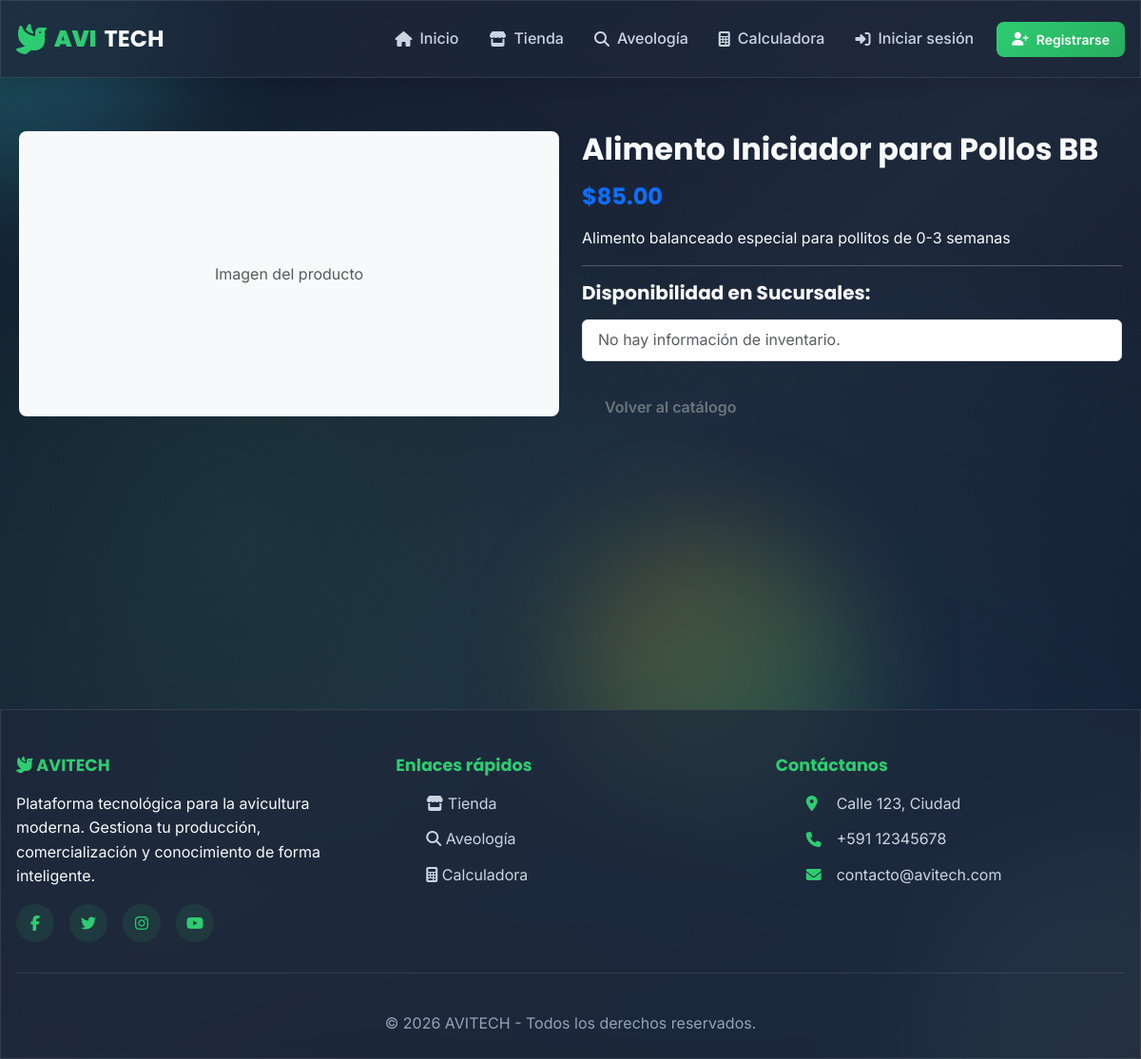
The app's page /marketplace/product/1 with its own data.
### app/models/modelos_db.py (models this page shows)
class Productos(Base):
    __tablename__ = 'productos'
    __table_args__ = (
        ForeignKeyConstraint(['id_categoria_producto'], ['categorias_producto.id_categoria_producto'], name='productos_ibfk_1'),
        Index('codigo_producto', 'codigo_producto', unique=True),
        Index('ft_productos', 'nombre_producto', 'descripcion_corta'),
        Index('idx_activo', 'activo'),
        Index('idx_categoria', 'id_categoria_producto'),
        Index('idx_destacado', 'destacado'),
        Index('idx_slug', 'slug'),
        Index('slug', 'slug', unique=True)
    )
    id_producto: Mapped[int] = mapped_column(Integer, primary_key=True)
    id_categoria_producto: Mapped[int] = mapped_column(Integer, nullable=False)
    nombre_producto: Mapped[str] = mapped_column(String(255), nullable=False)
    slug: Mapped[str] = mapped_column(String(255), nullable=False)
    precio_unitario: Mapped[decimal.Decimal] = mapped_column(DECIMAL(10, 2), nullable=False)
    fecha_creacion: Mapped[datetime.datetime] = mapped_column(TIMESTAMP, nullable=False, server_default=text('CURRENT_TIMESTAMP'))
    fecha_actualizacion: Mapped[datetime.datetime] = mapped_column(TIMESTAMP, nullable=False, server_default=text('CURRENT_TIMESTAMP'))
    codigo_producto: Mapped[Optional[str]] = mapped_column(String(50))
    descripcion_corta: Mapped[Optional[str]] = mapped_column(Text)
    descripcion_larga: Mapped[Optional[str]] = mapped_column(Text)
    precio_oferta: Mapped[Optional[decimal.Decimal]] = mapped_column(DECIMAL(10, 2))
    unidad_medida: Mapped[Optional[ProductosUnidadMedida]] = mapped_column(Enum(ProductosUnidadMedida, values_callable=lambda cls: [member.value for member in cls]), server_default=text("'unidad'"))
    peso_gramos: Mapped[Optional[decimal.Decimal]] = mapped_column(DECIMAL(8, 2))
    stock_total: Mapped[Optional[int]] = mapped_column(Integer, server_default=text('0'), comment='Stock total en granja central')
    stock_minimo: Mapped[Optional[int]] = mapped_column(Integer, server_default=text('5'))
    requiere_refrigeracion: Mapped[Optional[int]] = mapped_column(Integer, server_default=text('0'))
    dias_frescura: Mapped[Optional[int]] = mapped_column(Integer, comment='Días de vida útil del producto')
    destacado: Mapped[Optional[int]] = mapped_column(Integer, server_default=text('0'))
    activo: Mapped[Optional[int]] = mapped_column(Integer, server_default=text('1'))
    categorias_producto: Mapped['CategoriasProducto'] = relationship('CategoriasProducto', back_populates='productos')
    atributos_producto: Mapped[list['AtributosProducto']] = relationship('AtributosProducto', back_populates='productos')
    carrito: Mapped[list['Carrito']] = relationship('Carrito', back_populates='productos')
    imagenes_producto: Mapped[list['ImagenesProducto']] = relationship('ImagenesProducto', back_populates='productos')
    inventario_sucursal: Mapped[list['InventarioSucursal']] = relationship('InventarioSucursal', back_populates='productos')
    calificaciones: Mapped[list['Calificaciones']] = relationship('Calificaciones', back_populates='productos')
    detalle_pedido: Mapped[list['DetallePedido']] = relationship('DetallePedido', back_populates='productos')

### app/routes/marketplace.py (the view, shortened to what this page needs)
@marketplace_bp.route('/product/<int:product_id>')
def product_detail(product_id):
    product = Productos.query.get_or_404(product_id)
    branches = Sucursales.query.filter_by(activo=1).all()
    stock_info = []
    return render_template('product_detail.html', product=product, stock_info=stock_info)

### app/templates/marketplace/product_detail.html (shortened to what this page needs)
{% extends "base.html" %}
{% block content %}
<div class="row mt-4">
    <div class="col-md-6">
        <div class="bg-light d-flex align-items-center justify-content-center" style="height: 300px; border-radius: 8px;">
            <span class="text-muted">Imagen del producto</span>
        </div>
    </div>
    <div class="col-md-6">
        <h2>{{ product.nombre_producto }}</h2>
        <h4 class="text-primary font-weight-bold">${{ product.precio_unitario }}</h4>
        <p class="mt-3">{{ product.descripcion_larga or product.descripcion_corta }}</p>
        <hr>
        <h5>Disponibilidad en Sucursales:</h5>
        <ul class="list-group mb-4">
            {% for stock in stock_info %}
                <li class="list-group-item d-flex justify-content-between align-items-center">
                    {{ stock.branch_name }}
                    {% if stock.quantity > 0 %}
                        <span class="badge bg-success rounded-pill">{{ stock.quantity }} en stock</span>
                    {% else %}
                        <span class="badge bg-danger rounded-pill">Agotado</span>
                    {% endif %}
                </li>
            {% else %}
                <li class="list-group-item text-muted">No hay información de inventario.</li>
            {% endfor %}
        </ul>
        <a href="{{ url_for('marketplace.products') }}" class="btn btn-outline-secondary">Volver al catálogo</a>
    </div>
</div>
{% endblock %}

### app/static/css/style.css (style rules this page uses)
:root { --color-primary: #2ecc71; --color-primary-dark: #27ae60; --color-primary-light: #58d68d; --color-secondary: #3498db; --color-secondary-dark: #2980b9; --color-secondary-light: #5dade2; --color-accent: #f39c12; --color-accent-dark: #e67e22; --color-bg-main: #0f172a; --color-bg-secondary: #1e293b; --color-bg-card: #334155; --color-bg-glass: rgba(30, 41, 59, 0.7); --color-text-primary: #f8fafc; --color-text-secondary: #cbd5e1; --color-text-muted: #94a3b8; --color-success: #10b981; --color-danger: #ef4444; --color-warning: #f59e0b; --color-info: #3b82f6; --shadow-sm: 0 1px 2px 0 rgb(0 0 0 / 0.05); --shadow-md: 0 4px 6px -1px rgb(0 0 0 / 0.1); --shadow-lg: 0 10px 15px -3px rgb(0 0 0 / 0.1); --shadow-xl: 0 20px 25px -5px rgb(0 0 0 / 0.1); --shadow-glow: 0 0 20px rgba(46, 204, 113, 0.3); --radius-sm: 0.375rem; --radius-md: 0.5rem; --radius-lg: 0.75rem; --radius-xl: 1rem; --radius-full: 9999px; --transition-fast: 0.15s ease-in-out; --transition-base: 0.3s ease-in-out; --transition-slow: 0.5s ease-in-out; --font-main: 'Inter', -apple-system, BlinkMacSystemFont, 'Segoe UI', sans-serif; --font-heading: 'Poppins', sans-serif; }
* { margin: 0; padding: 0; box-sizing: border-box; }
html { font-size: 16px; scroll-behavior: smooth; }
body { font-family: var(--font-main); background: var(--color-bg-main); color: var(--color-text-primary); line-height: 1.6; overflow-x: hidden; min-height: 100vh; }
body::before { content: ''; position: fixed; top: 0; left: 0; width: 100%; height: 100%; background: linear-gradient(135deg, var(--color-bg-main) 0%, var(--color-bg-secondary) 50%, var(--color-bg-main) 100% ); z-index: -2; }
body::after { content: ''; position: fixed; top: 0; left: 0; width: 100%; height: 100%; background-image: radial-gradient(circle at 20% 50%, rgba(46, 204, 113, 0.1) 0%, transparent 50%), radial-gradient(circle at 80% 80%, rgba(52, 152, 219, 0.1) 0%, transparent 50%); z-index: -1; }
h1, h2, h3, h4, h5, h6 { font-family: var(--font-heading); font-weight: 700; line-height: 1.2; margin-bottom: 1rem; }
h2 { font-size: 2rem; }
h4 { font-size: 1.5rem; }
h5 { font-size: 1.25rem; }
p { margin-bottom: 1rem; }
a { color: var(--color-primary); text-decoration: none; transition: color var(--transition-base); }
.btn { display: inline-flex; align-items: center; gap: 0.5rem; padding: 0.75rem 1.5rem; font-family: var(--font-main); font-size: 1rem; font-weight: 600; text-align: center; border: none; border-radius: var(--radius-md); cursor: pointer; transition: all var(--transition-base); text-decoration: none; white-space: nowrap; }
.row { display: flex; flex-wrap: wrap; margin: 0 -0.5rem; }
.text-primary { color: var(--color-primary); }
.text-muted { color: var(--color-text-muted); }
.mt-3 { margin-top: 1.5rem; }
.mt-4 { margin-top: 2rem; }
.mb-4 { margin-bottom: 2rem; }
.d-flex { display: flex; }

### records on screen
Productos: nombre_producto "Alimento Iniciador para Pollos BB", precio_unitario "85.00", descripcion_larga+descripcion_corta "Alimento balanceado especial para pollitos de 0-3 semanas"
